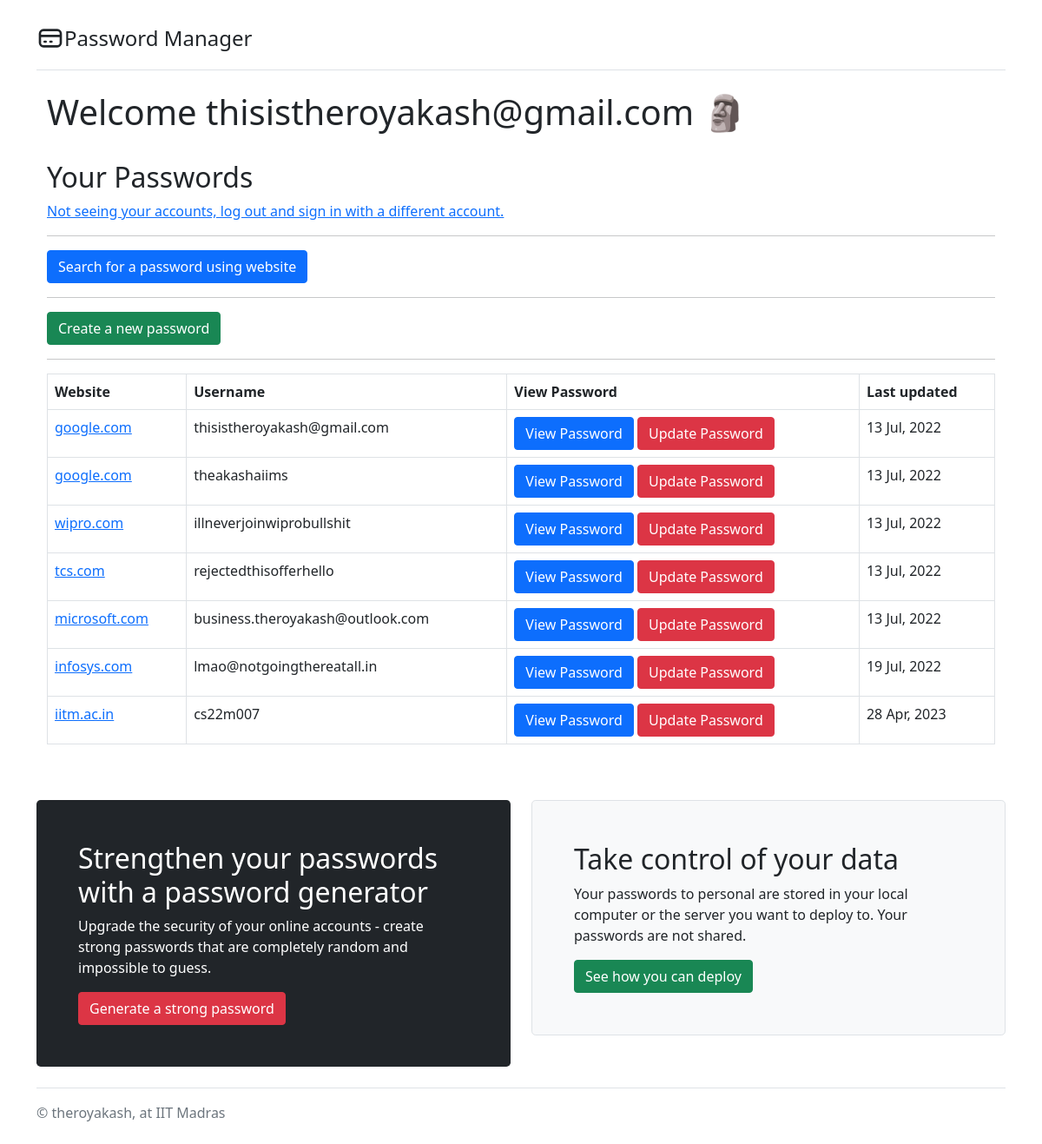
/vault (signed in), run on the app's committed database.
### tables this page shows
CREATE TABLE "passwords" (
            "id"	INTEGER PRIMARY KEY AUTOINCREMENT,
            "website"	TEXT NOT NULL,
            "username"	TEXT NOT NULL,
            "password"	TEXT,
            "last_updated"	TEXT,
            "userid" INTEGER
        );

### server.py (the view)
@flask_app.route("/vault", methods=["GET"])
@login_required
def vault():
    username:str = session.get('username')
    currentlySignedUserID = session.get('userid')
    passwords = database.get_all_passwords(currentlySignedUserID)
    return render_template("vault.html", username=username, passwords=passwords)

### database.py (called while the page is built)
def get_all_passwords(currentlySignedUserID:int):
    connection = sqlite3.connect(f"{HERE}/db/database.db")
    cursor = connection.cursor()
    with connection:
        cursor.execute(f"SELECT * FROM passwords where userid={currentlySignedUserID}")
        fetched_data = cursor.fetchall()
    return fetched_data

### loginrequired.py (called while the page is built)
def login_required(f):
    @wraps(f)
    def decorated_function(*args, **kwargs):
        if session.get("username") is None:
            return redirect("/login")
        return f(*args, **kwargs)
    return decorated_function

### server.py (called while the page is built)
@flask_app.after_request
def after_request(response):
    response.headers["Cache-Control"] = "no-cache, no-store, must-revalidate"
    response.headers["Expires"] = 0
    response.headers["Pragma"] = "no-cache"
    return response

### templates/vault.html (shortened to what this page needs)
{% extends "base.html" %}
{% block body %}
<main>
    <div class="container p-10">
        <h1>Welcome {{username}} 🗿</h1>
        <br>
        <h2>Your Passwords</h2>
        <a href="/logout">Not seeing your accounts, log out and sign in with a different account.</a>
        <hr>
        <button type="button" class="btn btn-primary" data-bs-toggle="modal" data-bs-target="#searchPassword">Search for a password using website</button>
        <hr>
        <button type="button" class="btn btn-success" data-bs-toggle="modal" data-bs-target="#addApassword">Create a new
            password</button>
        <br>
        <hr>
        <table class="table table-bordered">
            <thead>
                <tr>
                    <th scope="col">Website</th>
                    <th scope="col">Username</th>
                    <th scope="col">View Password</th>
                    <th scope="col">Last updated</th>
                </tr>
            </thead>
            <tbody>
                {%for password in passwords%}
                <tr>
                    <td><a href="https://www.{{password[1]}}">{{password[1]}}</td>
                    <td>{{password[2]}}</td>
                    <td><button type="button" class="btn btn-primary" data-bs-toggle="modal"
                            data-bs-target="#mymodal{{password[0]}}">
                            View Password</button>
                        </button> <button data-bs-toggle="modal" data-bs-target="#updatePassword{{password[0]}}"
                            class="btn btn-danger">Update Password</button></td>
                    <td>{{password[4]}}</td>
                </tr>
                {%endfor%}
            </tbody>
        </table>
    </div>
</main>
{% endblock %}

### data on the page
passwords: username "thisistheroyakash@gmail.com", website "google.com", last_updated "13 Jul, 2022"
passwords: website "google.com", username "theakashaiims", last_updated "13 Jul, 2022"
passwords: website "wipro.com", username "illneverjoinwiprobullshit", last_updated "13 Jul, 2022"
passwords: website "tcs.com", username "rejectedthisofferhello", last_updated "13 Jul, 2022"
passwords: website "microsoft.com", username "business.theroyakash@outlook.com", last_updated "13 Jul, 2022"
passwords: website "infosys.com", username "lmao@notgoingthereatall.in", last_updated "19 Jul, 2022"
passwords: website "iitm.ac.in", username "cs22m007", last_updated "28 Apr, 2023"
